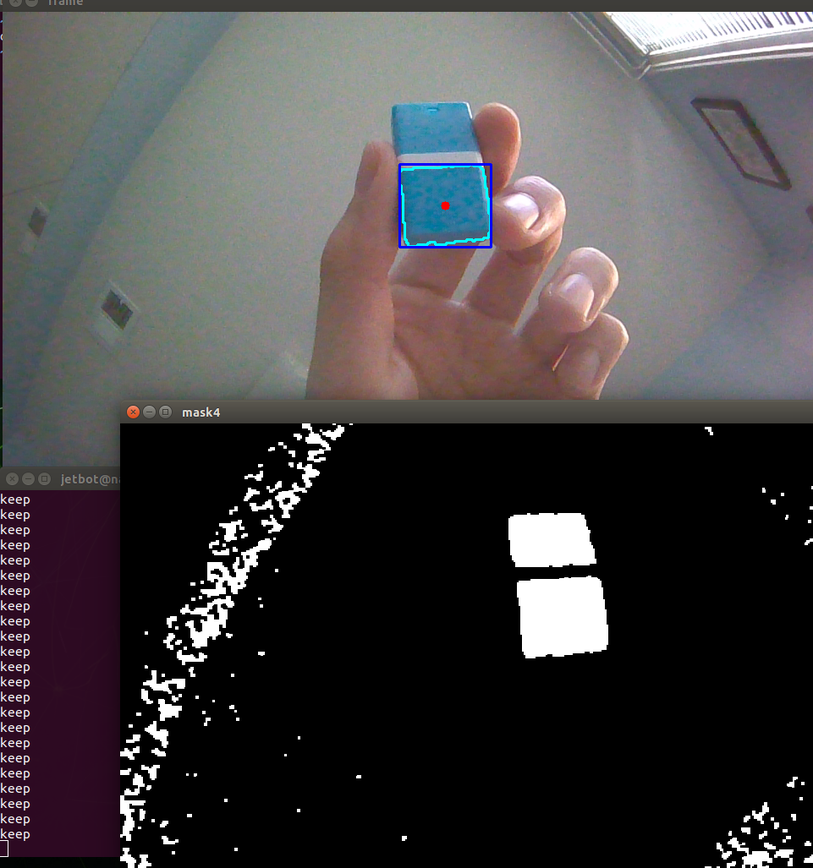
#> input picture color_detection_pho.png, 813 x 868 px, shrunk from 961 x 1027 before the run
$ python demo_color_detection.py
#> lines starting #> are read from the running program, lines starting #| are printed output that depends on the picture; after the words box and inside, x2 and y2 are one past the last pixel; in counts of white or black regions, pixels touching at a corner belong together
#> in main, frame is the input picture: shape (868, 813, 3); mean B, G, R 69.4, 68.2, 70.9
#!/usr/bin/env python3
"""
Color tracking demo using OpenCV HSV detection.
Mac/PC compatible version — uses a sample image instead of Jetson GStreamer camera.
Original Jetson version: color_detection.py (CSI camera + OpenCV)
"""

from __future__ import annotations

import sys
from pathlib import Path

import cv2
import numpy as np

ROOT = Path(__file__).resolve().parent.parent
SAMPLE_IMAGE = ROOT / "color_detection_pho.png"
OUTPUT_DIR = ROOT / "results"


def detect_color(frame: np.ndarray, lower_hsv, upper_hsv) -> tuple[np.ndarray, str, tuple[int, int] | None]:
    kernel = cv2.getStructuringElement(cv2.MORPH_RECT, (3, 3))
    hsv = cv2.cvtColor(frame, cv2.COLOR_BGR2HSV)
#> hsv: shape (868, 813, 3); mean H, S, V 45.9, 30.8, 75.6
    mask = cv2.inRange(hsv, lower_hsv, upper_hsv)
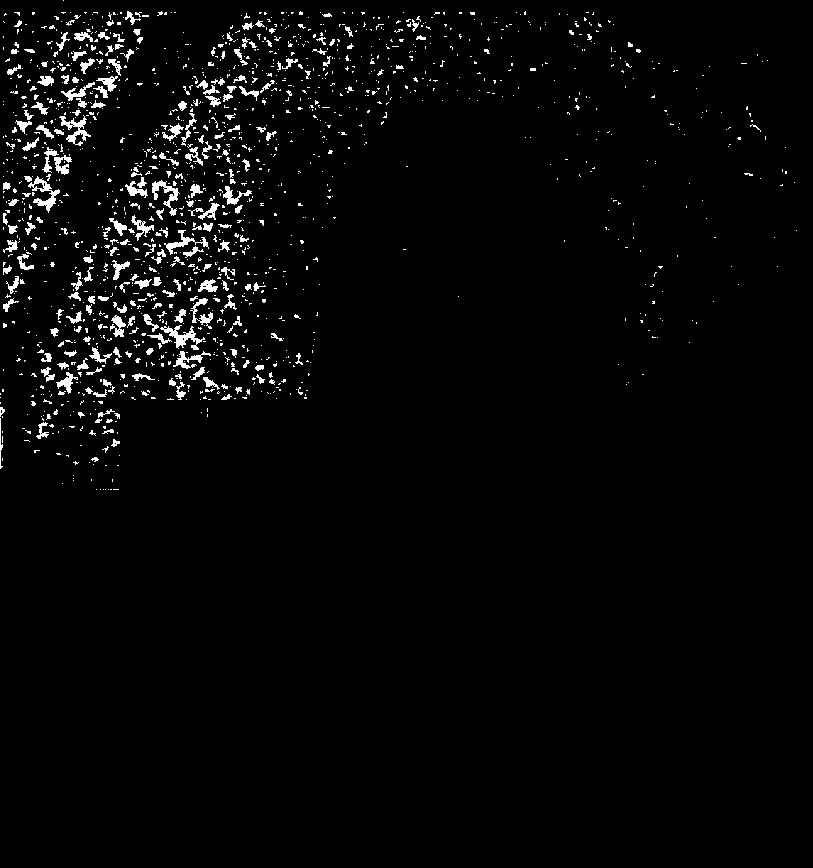
#> mask: shape (868, 813); 2.8% white; 1557 white regions (1319 under 20 px), largest, box (x1, y1, x2, y2) and area: (160, 325, 205, 350) 379, (28, 176, 60, 213) 365, (59, 115, 91, 146) 337
    mask = cv2.morphologyEx(mask, cv2.MORPH_OPEN, kernel)
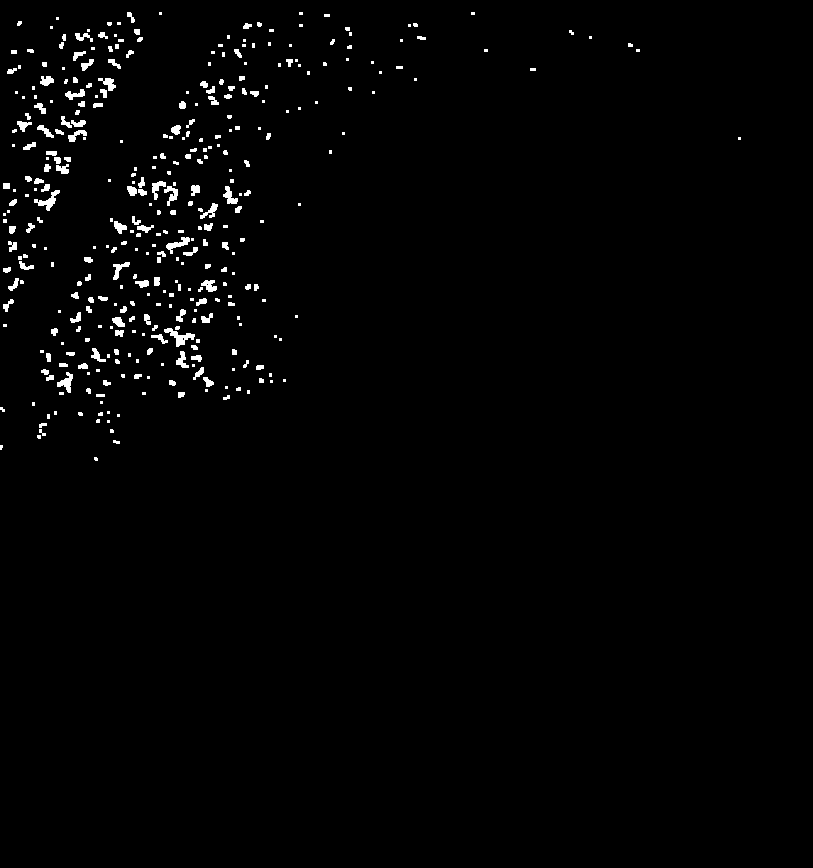
#> mask: shape (868, 813); 1.5% white; 369 white regions (198 under 20 px), largest, box (x1, y1, x2, y2) and area: (164, 328, 195, 347) 223, (34, 190, 60, 211) 187, (166, 237, 190, 254) 157
    mask = cv2.morphologyEx(mask, cv2.MORPH_CLOSE, kernel)
#> mask: shape (868, 813); 1.6% white; 324 white regions (165 under 20 px)

    contours, _ = cv2.findContours(mask, cv2.RETR_EXTERNAL, cv2.CHAIN_APPROX_SIMPLE)
#> contours = 324 contours, 222 with area under 20; largest, box (x1, y1, x2, y2) and area: (152, 181, 178, 206) 222, (164, 326, 200, 347) 217, (46, 151, 71, 174) 186, (34, 190, 60, 211) 158, (166, 237, 194, 254) 140
    if not contours:
        return mask, "no target", None

    largest = max(contours, key=cv2.contourArea)
#> largest = contour of 59 points, box (x1, y1, x2, y2) (152, 181, 178, 206), area 222
    x, y, w, h = cv2.boundingRect(largest)
#> x = 152; y = 181; w = 26; h = 25
    center = (int(x + w / 2), int(y + h / 2))
#> center = (165, 193)

    cv2.drawContours(frame, [largest], -1, (255, 255, 0), 2)
    cv2.rectangle(frame, (x, y), (x + w, y + h), (255, 0, 0), 2)
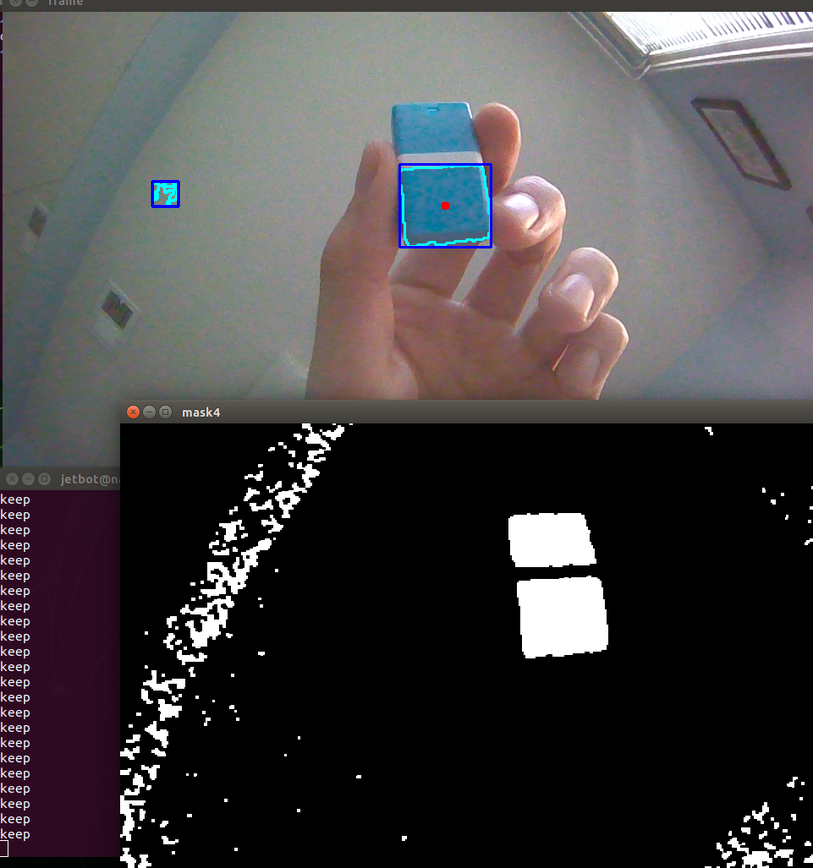
#> frame: shape (868, 813, 3); mean B, G, R 69.5, 68.2, 70.8
    cv2.circle(frame, center, 5, (0, 0, 255), -1)
#> frame: shape (868, 813, 3); 0.01% of pixels changed, all inside (x1, y1, x2, y2) = (160, 188, 171, 199)

    screen_center = frame.shape[1] / 2
#> screen_center = 406.5
    offset = 50
    if center[0] < screen_center - offset:
        direction = "turn left"
    elif center[0] > screen_center + offset:
        direction = "turn right"
    else:
        direction = "keep (centered)"

    return mask, direction, center


def main() -> int:
    if not SAMPLE_IMAGE.exists():
        print(f"Sample image not found: {SAMPLE_IMAGE}")
        return 1

    frame = cv2.imread(str(SAMPLE_IMAGE))
    if frame is None:
        print("Failed to read sample image")
        return 1

    # Green target HSV range (matches object_tracking.py)
    lower = np.array([36, 25, 25])
    upper = np.array([70, 255, 255])

    mask, direction, center = detect_color(frame.copy(), lower, upper)
#> direction = 'turn left'; center = (165, 193)

    OUTPUT_DIR.mkdir(parents=True, exist_ok=True)
    out_frame = OUTPUT_DIR / "color_detection_output.png"
    out_mask = OUTPUT_DIR / "color_detection_mask.png"
    cv2.imwrite(str(out_frame), frame)
    cv2.imwrite(str(out_mask), mask)

    print(f"Sample image: {SAMPLE_IMAGE.name}")
    print(f"Target center: {center}")
#| Target center: (165, 193)
    print(f"Robot command: {direction}")
#| Robot command: turn left
    print(f"Saved annotated output to {out_frame}")
    print(f"Saved mask to {out_mask}")
    return 0


if __name__ == "__main__":
    sys.exit(main())
#> (the program exits here)

$ run again, with Yolov5 on tensorrt.png copied over color_detection_pho.png
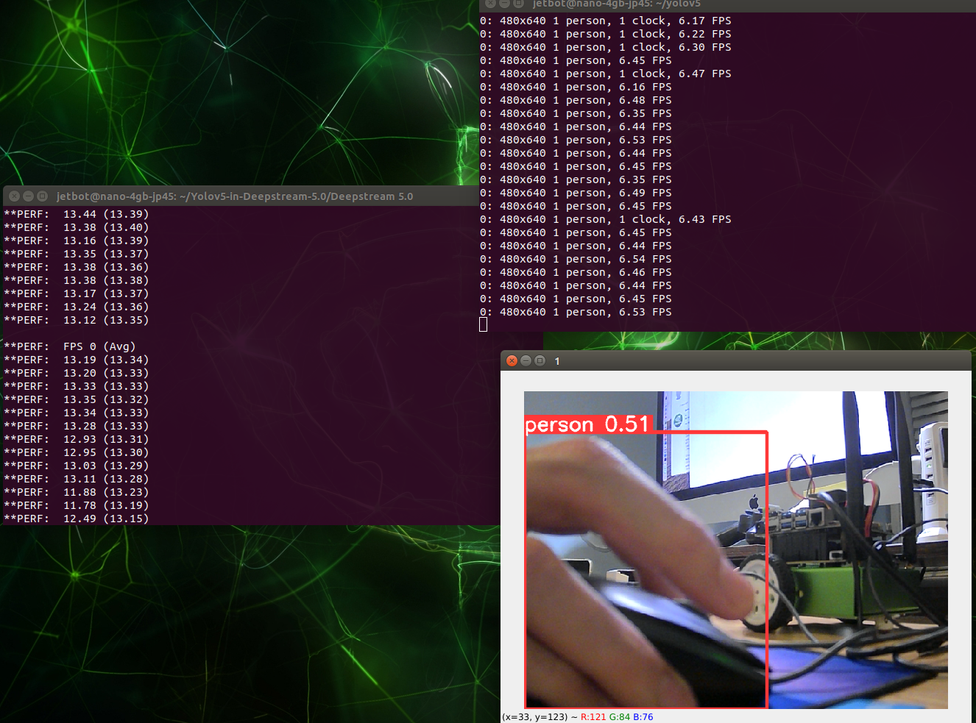
#> input picture Yolov5 on tensorrt.png, 976 x 723 px, shrunk from 1326 x 983 before the run
#> in main, frame is the input picture: shape (723, 976, 3); mean B, G, R 56.3, 51.5, 62.8
#> hsv: shape (723, 976, 3); mean H, S, V 99.2, 151.7, 72.4
#> in detect_color, `mask = cv2.morphologyEx(mask, cv2.MORPH_CLOSE, kernel)`:
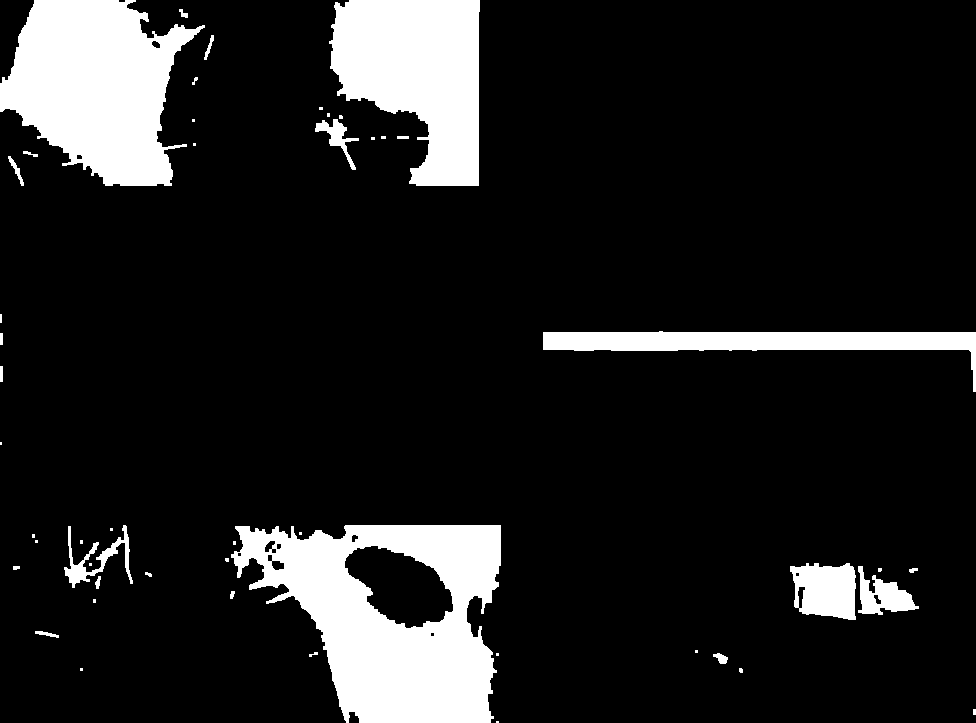
#> mask: shape (723, 976); 12.9% white; 49 white regions (25 under 20 px)
#> contours = 49 contours, 30 with area under 20; largest, box (x1, y1, x2, y2) and area: (231, 525, 501, 723) 36447, (0, 0, 205, 186) 24120, (329, 0, 480, 186) 19458, (543, 331, 976, 392) 7577, (790, 563, 856, 620) 2957
#> largest = contour of 405 points, box (x1, y1, x2, y2) (231, 525, 501, 723), area 36447
#> x = 231; y = 525; w = 270; h = 198
#> in detect_color, `center = (int(x + w / 2), int(y + h / 2))`: center = (366, 624)
#> in detect_color, `cv2.rectangle(frame, (x, y), (x + w, y + h), (255, 0, 0), 2)`:
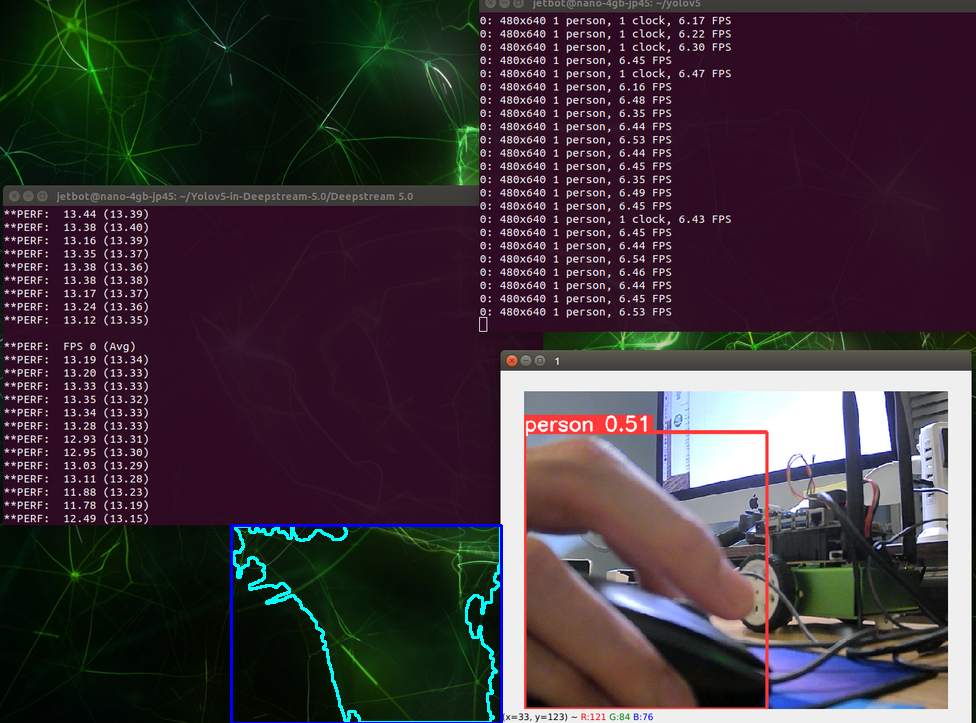
#> frame: shape (723, 976, 3); mean B, G, R 58, 52.2, 62.5
#> in main, `mask, direction, center = detect_color(frame.copy(), lower, upper)`: direction = 'turn left'; center = (366, 624)
#| Target center: (366, 624)
#| Robot command: turn left
